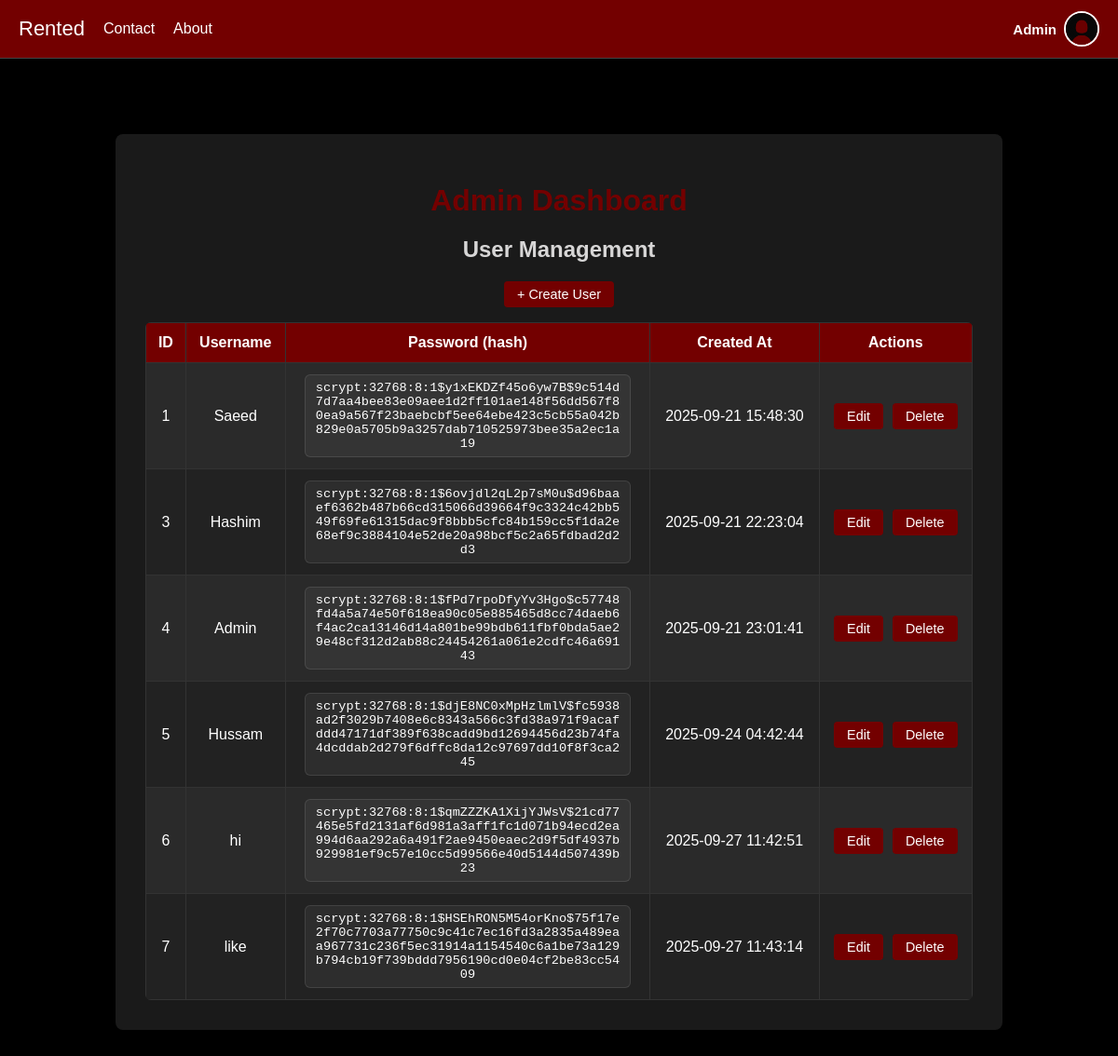
The app's page /admin (signed in) with its own data.
### app.py (models this page shows)
class User(db.Model):
    id = db.Column(db.Integer, primary_key=True)
    username = db.Column(db.String(150), unique=True, nullable=False)
    email = db.Column(db.String(150), unique=True, nullable=True)
    password = db.Column(db.String(150), nullable=False)
    profile_pic = db.Column(db.String(300), default="profile_pics/default.png")
    is_admin = db.Column(db.Boolean, default=False)
    created_at = db.Column(db.DateTime, default=datetime.utcnow)

### app.py (the view)
@app.route("/admin")
def admin_dashboard():
    if "user_id" not in session:
        return redirect(url_for("login"))
    user = User.query.get(session["user_id"])
    if not user.is_admin:
        return "Access denied", 403
    users = User.query.all()
    return render_template("admin_dashboard.html", users=users, title="Admin Dashboard")

### app.py (called while the page is built)
@app.context_processor
def inject_user():
    if "user_id" in session:
        user = User.query.get(session["user_id"])
        return dict(user=user)
    return dict(user=None)

### templates/admin_dashboard.html (shortened to what this page needs)
{% extends "base.html" %}
{% block content %}
<div class="container admin">
    <h1>Admin Dashboard</h1>
    <h2>User Management</h2>
    <div class="actions">
        <a href="{{ url_for('create_user') }}" class="btn">+ Create User</a>
    </div>
    <table>
        <tr>
            <th>ID</th>
            <th>Username</th>
            <th>Password (hash)</th>
            <th>Created At</th>
            <th>Actions</th>
        </tr>
        {% for user in users %}
        <tr>
            <td>{{ user.id }}</td>
            <td>{{ user.username }}</td>
            <td><div class="hash">{{ user.password }}</div></td>
            <td>{{ user.created_at.strftime("%Y-%m-%d %H:%M:%S") if user.created_at else '-' }}</td>
            <td>
                <div class="action-buttons">
                    <a href="{{ url_for('edit_user', user_id=user.id) }}" class="btn">Edit</a>
                    <a href="{{ url_for('delete_user', user_id=user.id) }}" class="btn"
                       onclick="return confirm('Are you sure you want to delete this user?');">Delete</a>
                </div>
            </td>
        </tr>
        {% endfor %}
    </table>
</div>
{% endblock %}

### templates/base.html (shortened to what this page needs)
<!DOCTYPE html>
<html lang="en">
<head>
</head>
<body>
  <nav class="navbar">
    <div class="nav-left">
      <a href="{{ url_for('home') }}" class="logo">Rented</a>
      <a href="{{ url_for('contact') }}">Contact</a>
      <a href="{{ url_for('about') }}">About</a>
    </div>
    <div class="nav-right">
      {% if session.get('user_id') %}
        <div class="user-info">
          <span class="username">{{ user.username }}</span>
          <img src="{{ url_for('static', filename=user.profile_pic) }}" alt="Profile" class="profile-pic">
        </div>
      {% else %}
        <div class="auth-buttons">
          <a href="{{ url_for('login') }}" class="auth-link">Login</a>
          <a href="{{ url_for('signup') }}" class="auth-link">Sign Up</a>
        </div>
      {% endif %}
    </div>
  </nav>
  <div class="container">
    {% block content %}{% endblock %}
  </div>
</body>
</html>

### templates/base.html (style rules this page uses)
*, *::before, *::after { box-sizing: border-box; }
body { margin: 0; font-family: Arial, sans-serif; background: #000; color: #fff; min-height: 100vh; padding-top: 80px; }
a { text-decoration: none; color: inherit; }
.navbar { display: flex; justify-content: space-between; align-items: center; background: #730000; padding: 12px 20px; position: fixed; top: 0; left: 0; right: 0; z-index: 1000; border-bottom: 1px solid #444; }
.nav-left { display: flex; align-items: center; gap: 20px; }
.navbar a { color: #fff; font-weight: 500; }
.logo { font-family: 'Arial Black', sans-serif; font-size: 22px; color: #000; }
.user-info { display: flex; align-items: center; gap: 8px; position: relative; }
.username { font-weight: bold; font-size: 15px; }
.profile-pic { width: 38px; height: 38px; border-radius: 50%; object-fit: cover; cursor: pointer; border: 2px solid #fff; }
.container { max-width: 1000px; margin: 0 auto; padding: 24px; }

### templates/admin_dashboard.html (style rules this page uses)
:root { --bg: #000; --panel: #1a1a1a; --muted: #d7d6d6; --accent: #730000; --hover-accent: #a30000; --border: #333; }
body { font-family: Arial, sans-serif; background: var(--bg); color: #fff; margin: 0; text-align: center; }
.container.admin { background-color: var(--panel); padding: 32px; border-radius: 8px; max-width: 1000px; margin: 40px auto 120px; box-shadow: 0 6px 18px rgba(0, 0, 0, 0.6); text-align: center; }
h1 { color: var(--accent); margin-bottom: 10px; }
h2 { color: var(--muted); margin-bottom: 20px; }
.actions { margin-bottom: 16px; text-align: center; }
table { width: 100%; border-collapse: collapse; margin-top: 16px; background-color: #222; color: #fff; border-radius: 6px; overflow: hidden; }
table th, table td { border: 1px solid var(--border); padding: 12px; text-align: center; color: #fff; }
table th { background: var(--accent); color: #fff; font-weight: bold; }
table tr:nth-child(even) { background: #2a2a2a; }
.hash { display: inline-block; max-width: 350px; background: rgba(255, 255, 255, 0.05); border: 1px solid rgba(255, 255, 255, 0.1); border-radius: 6px; font-family: "Courier New", monospace; font-size: 0.85rem; padding: 6px 10px; word-break: break-all; overflow-wrap: anywhere; white-space: normal; }
.btn { padding: 6px 14px; background: var(--accent); color: #fff; text-decoration: none; border-radius: 4px; transition: background 0.2s ease; font-size: 0.9rem; display: inline-block; }
.action-buttons { display: flex; justify-content: center; gap: 10px; }

### records on screen
User: username "Admin", profile_pic (picture), id "4", password "scrypt:32768:8:1$fPd7rpoDfyYv3Hgo$c57748fd4a5a74e50f618ea90c05e885465d8cc74daeb6f4ac2ca13146d14a801be99bdb611fbf0bda5ae29e48cf312d2ab88c24454261a061e2cdfc46a69143", created_at "2025-09-21 23:01:41"
User: id "1", username "Saeed", password "scrypt:32768:8:1$y1xEKDZf45o6yw7B$9c514d7d7aa4bee83e09aee1d2ff101ae148f56dd567f80ea9a567f23baebcbf5ee64ebe423c5cb55a042b829e0a5705b9a3257dab710525973bee35a2ec1a19", created_at "2025-09-21 15:48:30"
User: id "3", username "Hashim", password "scrypt:32768:8:1$6ovjdl2qL2p7sM0u$d96baaef6362b487b66cd315066d39664f9c3324c42bb549f69fe61315dac9f8bbb5cfc84b159cc5f1da2e68ef9c3884104e52de20a98bcf5c2a65fdbad2d2d3", created_at "2025-09-21 22:23:04"
User: id "5", username "Hussam", password "scrypt:32768:8:1$djE8NC0xMpHzlmlV$fc5938ad2f3029b7408e6c8343a566c3fd38a971f9acafddd47171df389f638cadd9bd12694456d23b74fa4dcddab2d279f6dffc8da12c97697dd10f8f3ca245", created_at "2025-09-24 04:42:44"
User: id "6", username "hi", password "scrypt:32768:8:1$qmZZZKA1XijYJWsV$21cd77465e5fd2131af6d981a3aff1fc1d071b94ecd2ea994d6aa292a6a491f2ae9450eaec2d9f5df4937b929981ef9c57e10cc5d99566e40d5144d507439b23", created_at "2025-09-27 11:42:51"
User: id "7", username "like", password "scrypt:32768:8:1$HSEhRON5M54orKno$75f17e2f70c7703a77750c9c41c7ec16fd3a2835a489eaa967731c236f5ec31914a1154540c6a1be73a129b794cb19f739bddd7956190cd0e04cf2be83cc5409", created_at "2025-09-27 11:43:14"
